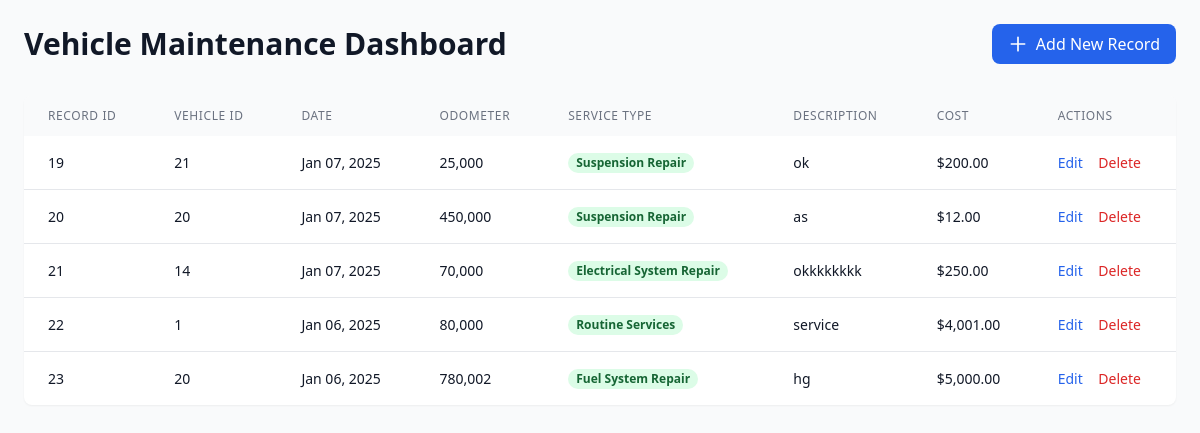
/maintenace_dashboard.php, run on the app's committed database.
### tables this page shows
CREATE TABLE `maintenancerecords` (
  `RecordID` int(11) NOT NULL,
  `VehicleID` int(11) DEFAULT NULL,
  `Vehicle_Reg_No` varchar(10) NOT NULL,
  `MaintenanceDate` date DEFAULT NULL,
  `OdometerReading` int(11) DEFAULT NULL,
  `ServiceType` text,
  `ServiceDescription` text,
  `Cost` decimal(10,2) DEFAULT NULL,
  `ServiceImage` blob
);

### maintenace_dashboard.php (the view, shortened to what this page needs)
<?php
include 'db_connect.php';
$sql = "SELECT * FROM MaintenanceRecords";
$result = $conn->query($sql);
?>
<!DOCTYPE html>
<html lang="en">
<head>
    <script src="https://cdn.tailwindcss.com"></script>
</head>
<body class="bg-gray-50">
    <div class="min-h-screen p-6">
        <div class="max-w-7xl mx-auto">
            <div class="flex justify-between items-center mb-8">
                <h1 class="text-3xl font-bold text-gray-900">Vehicle Maintenance Dashboard</h1>
                <a href="add_record.php"
                   class="bg-blue-600 hover:bg-blue-700 text-white px-4 py-2 rounded-lg transition-colors duration-200 inline-flex items-center">
                    <svg class="w-5 h-5 mr-2" fill="none" stroke="currentColor" viewBox="0 0 24 24">
                        <path stroke-linecap="round" stroke-linejoin="round" stroke-width="2" d="M12 4v16m8-8H4"/>
                    </svg>
                    Add New Record
                </a>
            </div>
            <div class="bg-white rounded-lg shadow-sm overflow-hidden">
                <div class="overflow-x-auto">
                    <table class="w-full">
                        <thead>
                            <tr class="bg-gray-50 text-left">
                                <th class="px-6 py-3 text-xs font-medium text-gray-500 uppercase tracking-wider">Record ID</th>
                                <th class="px-6 py-3 text-xs font-medium text-gray-500 uppercase tracking-wider">Vehicle ID</th>
                                <th class="px-6 py-3 text-xs font-medium text-gray-500 uppercase tracking-wider">Date</th>
                                <th class="px-6 py-3 text-xs font-medium text-gray-500 uppercase tracking-wider">Odometer</th>
                                <th class="px-6 py-3 text-xs font-medium text-gray-500 uppercase tracking-wider">Service Type</th>
                                <th class="px-6 py-3 text-xs font-medium text-gray-500 uppercase tracking-wider">Description</th>
                                <th class="px-6 py-3 text-xs font-medium text-gray-500 uppercase tracking-wider">Cost</th>
                                <th class="px-6 py-3 text-xs font-medium text-gray-500 uppercase tracking-wider">Actions</th>
                            </tr>
                        </thead>
                        <tbody class="divide-y divide-gray-200">
                            <?php
                            if ($result->num_rows > 0) {
                                while($row = $result->fetch_assoc()) {
                                    ?>
                                    <tr class="hover:bg-gray-50">
                                        <td class="px-6 py-4 whitespace-nowrap text-sm text-gray-900"><?php echo $row['RecordID']; ?></td>
                                        <td class="px-6 py-4 whitespace-nowrap text-sm text-gray-900"><?php echo $row['VehicleID']; ?></td>
                                        <td class="px-6 py-4 whitespace-nowrap text-sm text-gray-900"><?php echo date('M d, Y', strtotime($row['MaintenanceDate'])); ?></td>
                                        <td class="px-6 py-4 whitespace-nowrap text-sm text-gray-900"><?php echo number_format($row['OdometerReading']); ?></td>
                                        <td class="px-6 py-4 whitespace-nowrap text-sm text-gray-900">
                                            <span class="px-2 inline-flex text-xs leading-5 font-semibold rounded-full bg-green-100 text-green-800">
                                                <?php echo $row['ServiceType']; ?>
                                            </span>
                                        </td>
                                        <td class="px-6 py-4 text-sm text-gray-900"><?php echo $row['ServiceDescription']; ?></td>
                                        <td class="px-6 py-4 whitespace-nowrap text-sm text-gray-900">$<?php echo number_format($row['Cost'], 2); ?></td>
                                        <td class="px-6 py-4 whitespace-nowrap text-sm font-medium">
                                            <a href="edit_record.php?id=<?php echo $row['RecordID']; ?>" class="text-blue-600 hover:text-blue-900 mr-3">Edit</a>
                                            <a href="delete_record.php?id=<?php echo $row['RecordID']; ?>" class="text-red-600 hover:text-red-900" onclick="return confirm('Are you sure you want to delete this record?')">Delete</a>
                                        </td>
                                    </tr>
                                    <?php
                                }
                            } else {
                                ?>
                                <tr>
                                    <td colspan="8" class="px-6 py-4 text-center text-sm text-gray-500">No records found</td>
                                </tr>
                                <?php
                            }
                            ?>
                        </tbody>
                    </table>
                </div>
            </div>
        </div>
    </div>
</body>
</html>

### data on the page
maintenancerecords: RecordID "19", VehicleID "21", MaintenanceDate "Jan 07, 2025", OdometerReading "25,000", ServiceType "Suspension Repair", ServiceDescription "ok", Cost "200.00"
maintenancerecords: RecordID "20", VehicleID "20", MaintenanceDate "Jan 07, 2025", OdometerReading "450,000", ServiceType "Suspension Repair", ServiceDescription "as", Cost "12.00"
maintenancerecords: RecordID "21", VehicleID "14", MaintenanceDate "Jan 07, 2025", OdometerReading "70,000", ServiceType "Electrical System Repair", ServiceDescription "okkkkkkkk", Cost "250.00"
maintenancerecords: RecordID "22", VehicleID "1", MaintenanceDate "Jan 06, 2025", OdometerReading "80,000", ServiceType "Routine Services", ServiceDescription "service", Cost "4,001.00"
maintenancerecords: RecordID "23", VehicleID "20", MaintenanceDate "Jan 06, 2025", OdometerReading "780,002", ServiceType "Fuel System Repair", ServiceDescription "hg", Cost "5,000.00"
